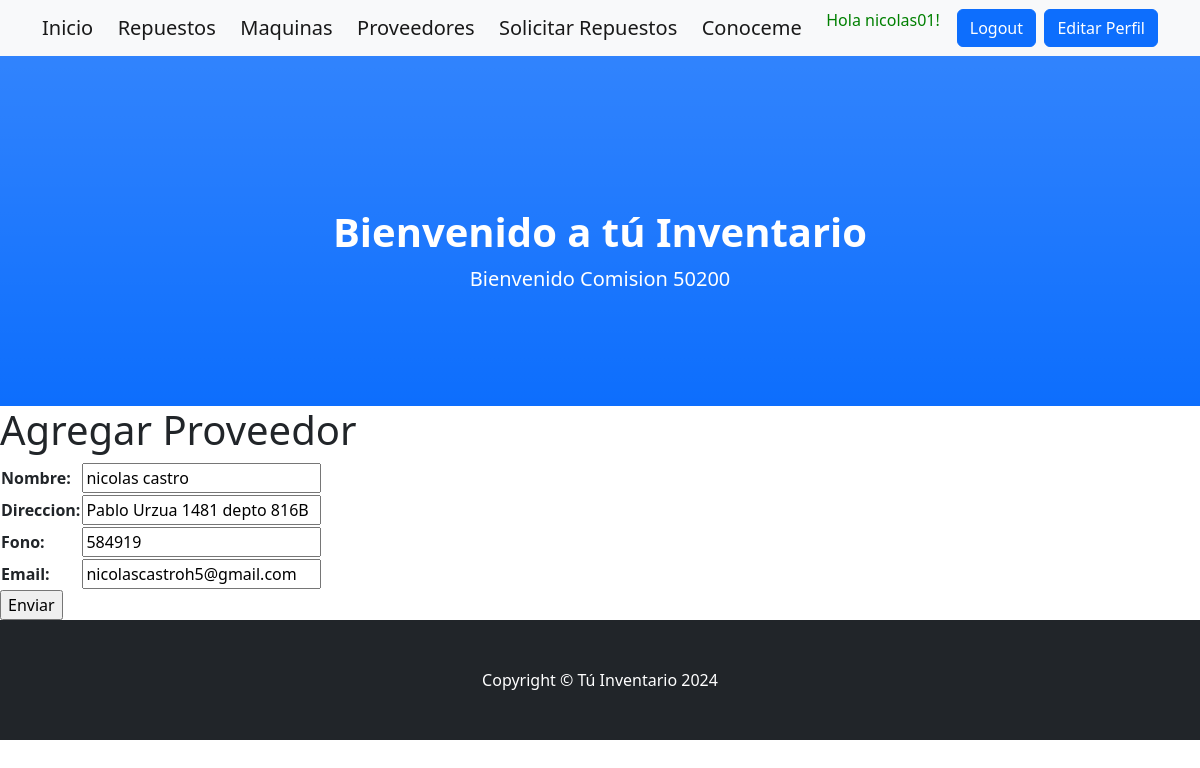
Page /aplicacion/proveedor_update/6/ (signed in) on the committed database.
### aplicacion/models.py (models this page shows, shortened)
class Proveedores(models.Model):
    nombre = models.CharField(max_length=50)
    direccion = models.CharField(max_length=50)
    fono = models.IntegerField()
    email = models.EmailField()

### aplicacion/views.py (the view)
# urls.py: path('proveedor_update/<int:pk>/',ProveedorUpdate.as_view() , name="proveedor_update"),
class ProveedorUpdate(LoginRequiredMixin, UpdateView):
    model =  Proveedores
    fields = ['nombre', 'direccion','fono', 'email']
    success_url = reverse_lazy('proveedores')

### aplicacion/templates/aplicacion/proveedores_form.html (shortened to what this page needs)
{% extends 'aplicacion/home.html' %}
{% block descripcion %}
<h1> Agregar Proveedor </h1>
{% endblock descripcion %}
{% block contenido %}
<form action="" method = "post">
    <table>
        {{form.as_table}}
    </table>
    <input type="submit" value="Enviar">
</form>
{% endblock contenido %}

### aplicacion/templates/aplicacion/home.html (shortened to what this page needs)
<!DOCTYPE html>
<html lang="en">
    <head>
        {% load static %}
        <link href="{% static 'css/styles.css' %}" rel="stylesheet" />
         <link rel="stylesheet" href="https://cdnjs.cloudflare.com/ajax/libs/font-awesome/6.4.0/css/all.min.css">
    </head>
    <body id="page-top">
        <nav class="navbar navbar-light bg-light static-top">
            <div class="container">
                <a class="navbar-brand" href="{% url 'home' %}">Inicio</a>
                {% if user.is_authenticated %}
                <a class="navbar-brand" href="{% url 'repuestos' %}">Repuestos</a>
                <a class="navbar-brand" href="{% url 'maquina' %}">Maquinas</a>
                <a class="navbar-brand" href="{% url 'proveedores' %}">Proveedores</a>
                <a class="navbar-brand" href="{% url 'solicitudrepuesto' %}">Solicitar Repuestos</a>
                <a class="navbar-brand" href="{% url 'conoceme' %}">Conoceme</a>
                <p style="color:green">Hola {{user.username}}!</p>
                <a class="btn btn-primary" href="{% url 'logout' %}">Logout</a>
                <a class="btn btn-primary" href="{% url 'editar_perfil' %}">Editar Perfil</a>
                {% else %}
                  <a class ="btn btn-primary" href = "{% url 'login'%}">Login</a>
                  <a class ="btn btn-success" href = "{% url 'registro'%}">Registro</a>
                {% endif %}
            </div>
        </nav>
        <header class="bg-primary bg-gradient text-white">
            <div class="container px-4 text-center">
                <h1 class="fw-bolder">Bienvenido a tú Inventario</h1>
                <p class="lead">Bienvenido Comision 50200</p>
            </div>
        </header>
        {% block descripcion %}{% endblock descripcion %}
        {% block contenido %}
        {% endblock contenido %}
        <footer class="py-5 bg-dark">
            <div class="container px-4"><p class="m-0 text-center text-white">Copyright &copy; Tú Inventario 2024</p></div>
        </footer>
    </body>
</html>

### rows in the picture
Proveedores: nombre "nicolas castro", direccion "Pablo Urzua 1481 depto 816B", fono "584919", email "nicolascastroh5@gmail.com"

### other values in the picture
{{ user.username }} "nicolas01"
